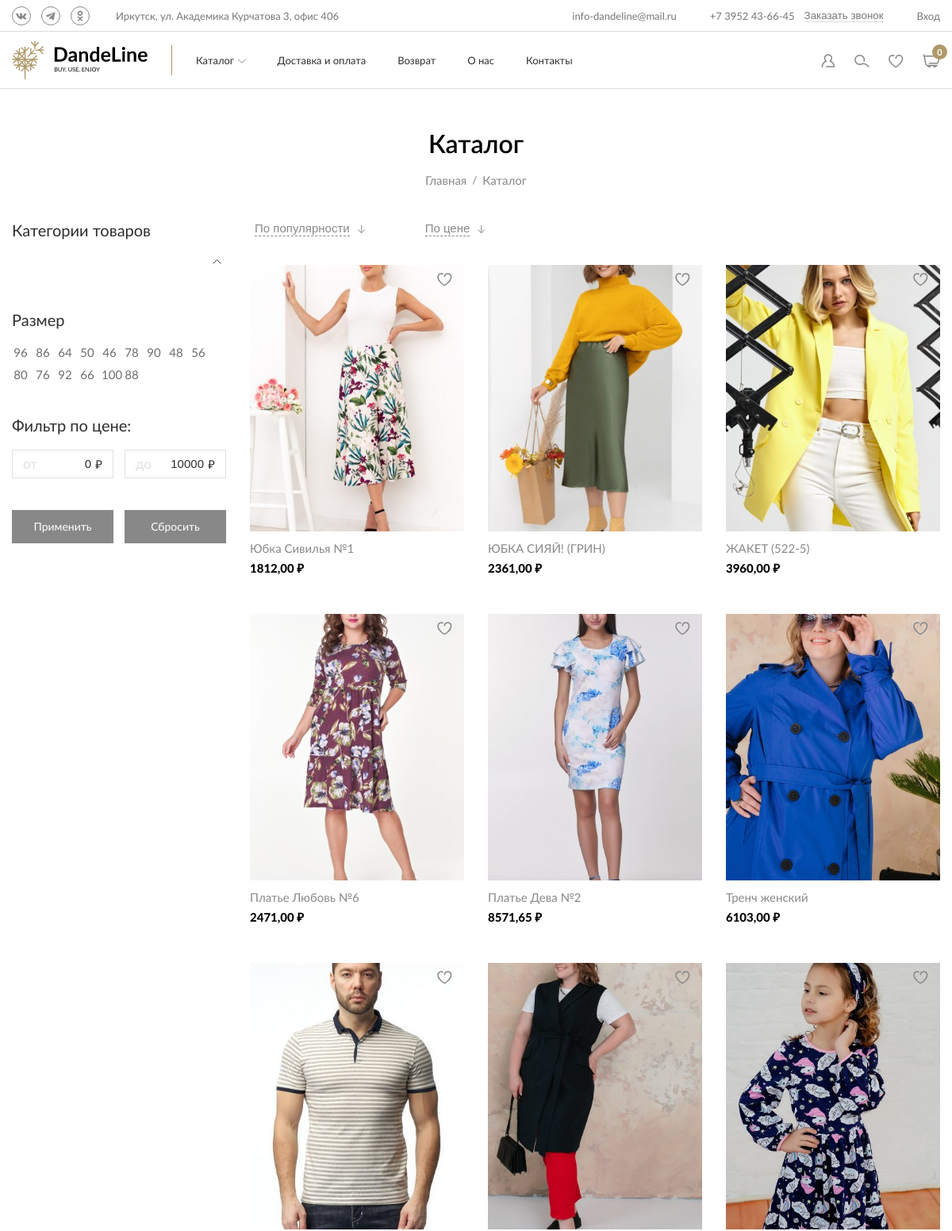
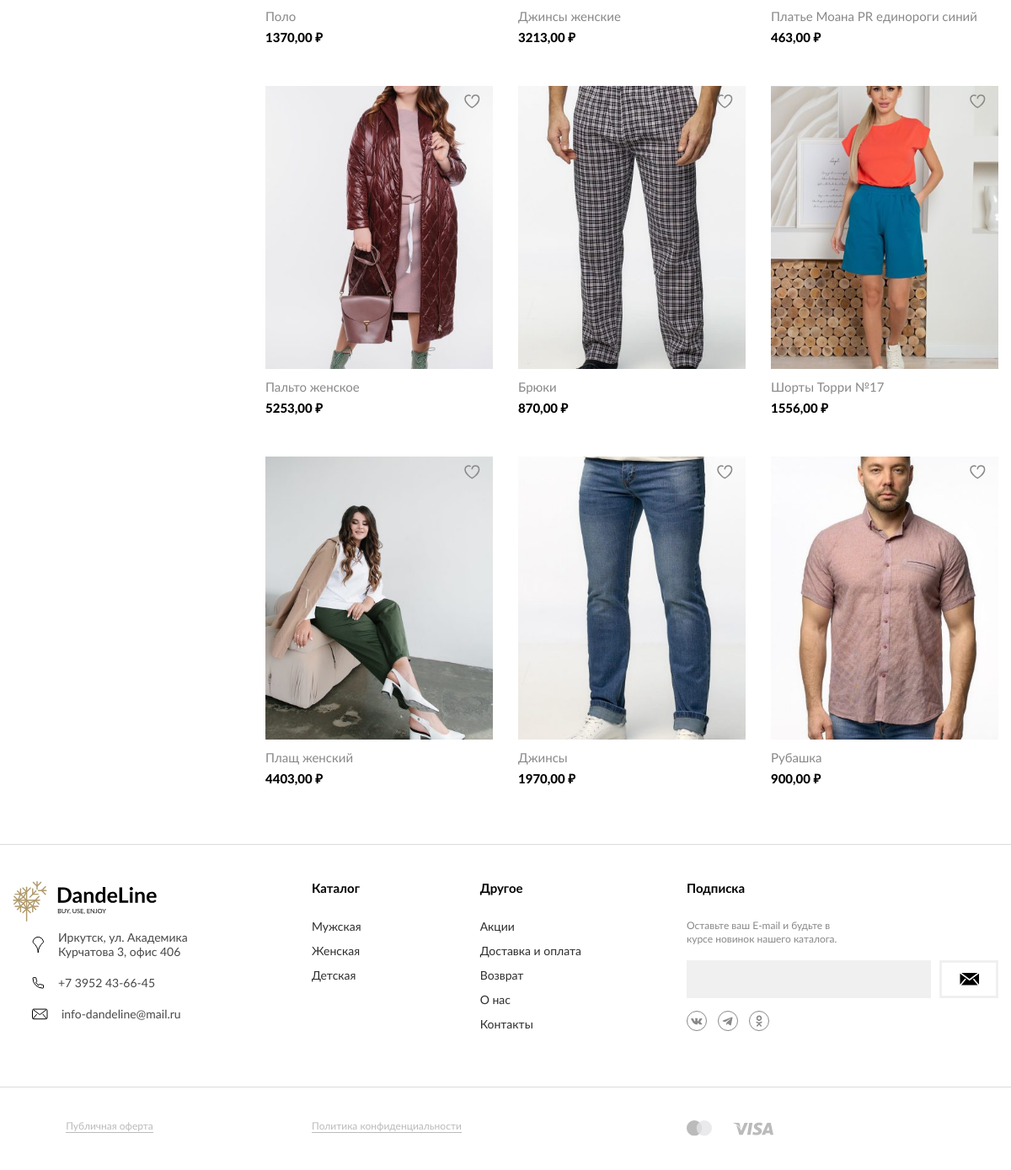
Page /catalog/ on the committed database (2 pictures, top to bottom).
### catalog/models.py (models this page shows, shortened)
class Size(models.Model):
    class Meta:
        ordering: Sequence[str] = ("order",)
        verbose_name = "Размер"
        verbose_name_plural = "Размеры"
    value = models.CharField(max_length=20)
    order = models.PositiveSmallIntegerField(default=0, db_index=True)
    def __str__(self) -> str:
        return self.value

class Product(models.Model):
    class Meta:
        verbose_name = "Продукт"
        verbose_name_plural = "Продукты"
    sku = models.CharField(max_length=15, unique=True, blank=True)
    category = TreeForeignKey(Category, on_delete=models.PROTECT)
    name = models.CharField(max_length=150)
    slug = models.SlugField(allow_unicode=True, unique=True, db_index=True)
    description = models.TextField(null=True, blank=True)
    price = models.DecimalField(max_digits=10, decimal_places=2)
    active = models.BooleanField(default=True)
    thumbnail = models.ImageField(
        upload_to="product/%Y/%m/%d/",
        default="placeholder.png",
        null=True,
        blank=True,
    )
    total_sales = models.PositiveIntegerField(default=0)
    created_at = models.DateTimeField(auto_now_add=True)
    updated_at = models.DateTimeField(auto_now=True)
    objects = ProductManager()
    def get_absolute_url(self) -> str:
        return reverse("catalog:product", kwargs={
            "slug": self.slug,
        })

### catalog/views.py (the view, shortened to what this page needs)
# urls.py: path("", views.products, name="products"),
def products(request: HttpRequest, path: str = "") -> HttpResponse:
    current_cat: Category | None = None
    descendants: list[Category] = []
    ancestors: list[Category] = []
    filter_form = FilterForm(data=request.GET or None)
    products: QuerySet[Product] = Product.objects.order_by("-created_at").distinct()
    paginator = Paginator(products, 15)
    page = request.GET.get("page")
    try:
        products = paginator.page(page)
    except PageNotAnInteger:
        products = paginator.page(1)
    except EmptyPage:
        if is_ajax(request):
            return HttpResponse("")
        products = paginator.page(paginator.num_pages)
    if is_ajax(request):
        return render(request, "catalog/_product_loop.html", {
            "products": products,
        })
    return render(request, "catalog/products.html", {
        "path": path,
        "ancestors": ancestors,
        "category": current_cat,
        "products": products,
        "filter_form": filter_form,
        "bookmark": Bookmark(request),
    })

### marketing/forms.py
class ContactForm(forms.ModelForm, FormCleanMixin):
    class Meta:
        model: type[Model] = Contact
        fields: Sequence[str] = ("name", "phone")
        widgets: dict[str, type[forms.Widget] | forms.Widget] = {
            "name": forms.TextInput(attrs={
                "class": "input__field",
                "placeholder": "Имя",
            }),
            "phone": forms.TextInput(attrs={
                "class": "input__field",
                "type": "tel",
                "placeholder": "Телефон",
                "data-phone-field": "",
            }),
        }

### bookmark/services/bookmark.py (called while the page is built)
    def __contains__(self, product: Product) -> bool:
        return product.id in self.bookmark

### cart/context_processors.py (called while the page is built)
def cart(request: HttpRequest) -> dict[str, Any]:
    cart = Cart(request)
    return {
        "cart": cart,
    }

### cart/services/cart.py (called while the page is built)
    @property
    def total_price(self) -> Decimal:
        return sum(item["total_price"] for item in self)

    def __iter__(self) -> dict[str, Any]:
        for variation_id in self.cart:
            item: dict[str, Any] = self.get_item(int(variation_id))
            yield item

    def __len__(self) -> int:
        return sum(item["quantity"] for item in self.cart.values())

### catalog/context_processors.py (called while the page is built)
def categories(_: HttpRequest) -> dict[str, Any]:
    return {
        "categories": Category.objects.all(),
    }

### catalog/managers.py (called while the page is built)
    def get_queryset(self) -> QuerySet:
        Variation = apps.get_model("catalog", "Variation")
        return (super().get_queryset()
            .prefetch_related(Prefetch(
                "variations",
                queryset=Variation.objects
                    .select_related("size")
                    .order_by("size__value")
                ,
                to_attr="sizes",
            ))
            .prefetch_related(Prefetch(
                "variations",
                queryset=Variation.objects
                    .select_related("color")
                    .order_by("color__value")
                ,
                to_attr="colors",
            ))
        )

### core/services/utils.py (called while the page is built)
def is_ajax(request: HttpRequest) -> bool:
    return request.headers.get("X-Requested-With") == "XMLHttpRequest"

### marketing/context_processors.py (called while the page is built)
def contact_form(_: HttpRequest) -> dict[str, Any]:
    contact_form = ContactForm(auto_id=False)
    return {
        "contact_form": contact_form,
    }

### catalog/templates/catalog/products.html (shortened to what this page needs)
{% extends 'base.html' %}
{% block heading %}
    {% if category %}
        {{ category.name }}
    {% else %}
        Каталог
    {% endif %}
{% endblock %}
{% block sidebar %}
    {% include 'catalog/_sidebar.html' %}
{% endblock %}
{% block content %}
    <div class="products">
        <div class="product-sorter products__sorter">
            <button class="product-sorter__btn {% if request.GET.order_by == '-total_sales' %}active{% endif %}" type="submit" form="catalogFilterForm" name="order_by" value="-total_sales">
                <span>По популярности</span>
                <svg xmlns="http://www.w3.org/2000/svg" width="10" height="12" fill="none" viewBox="0 0 10 12">
                    <path d="m.498 6.443 4.243 4.243 4.242-4.243M4.729.912v9.774" />
                </svg>
            </button>
            <button class="product-sorter__btn {% if request.GET.order_by == '-price' %}active{% endif %}" type="submit" form="catalogFilterForm" name="order_by" value="-price">
                <span>По цене</span>
                <svg xmlns="http://www.w3.org/2000/svg" width="10" height="12" fill="none" viewBox="0 0 10 12">
                    <path d="m.498 6.443 4.243 4.243 4.242-4.243M4.729.912v9.774" />
                </svg>
            </button>
        </div>
        <ul class="products__list products__list--3-cols">
            {% include 'catalog/_product_loop.html' with products=products %}
        </ul>
    </div>
{% endblock %}

### catalog/templates/catalog/_sidebar.html (shortened to what this page needs)
{% load mptt_tags %}
<aside class="sidebar sidebar--lg content__sidebar">
    {% if categories %}
        <section class="sidebar-section sidebar__section">
            <div class="sidebar-section__title">
                Категории товаров
            </div>
            <div class="category-nav">
                <ul class="category-nav__list">
                    {% recursetree categories %}
                        <li class="category-nav__item {% if node.id == category.id %}active{% endif %}">
                            {% if not node.is_leaf_node %}
                                <button class="category-nav__btn" type="button">
                                    <svg xmlns="http://www.w3.org/2000/svg" width="11" height="6" fill="none" viewBox="0 0 11 6">
                                        <path stroke="#2E2E2E" stroke-linecap="round" stroke-linejoin="round" d="m1 1 4.456 4.386L9.914 1" />
                                    </svg>
                                </button>
                                <div class="category-nav category-nav--sub">
                                </div>
                            {% endif %}
                        </li>
                    {% endrecursetree %}
                </ul>
            </div>
        </section>
    {% endif %}
    <form id="catalogFilterForm" class="filter-form" action="{% if path %}{% url 'catalog:products' path=path %}{% else %}{% url 'catalog:products' %}{% endif %}" method="GET">
        <section class="sidebar-section sidebar__section">
            <div class="sidebar-section__title">
                Размер
            </div>
            <div class="sizes sizes--sm product-info__sizes">
                <div class="sizes__list">
                    {% for choice in filter_form.size.field.choices %}
                        <label class="size sizes__item">
                            <span class="size__inner">
                                {{ choice.1 }}
                            </span>
                        </label>
                    {% endfor %}
                </div>
            </div>
        </section>
        <section class="sidebar-section sidebar__section">
            <div class="sidebar-section__title">
                Фильтр по цене:
            </div>
            <div class="price-filter">
                <div class="price-filter__inputs">
                    <div class="price-input price-filter__input">
                        {{ filter_form.price_from }}
                        <div class="price-input__label">
                        </div>
                        <div class="price-input__currency">
                        </div>
                    </div>
                    <div class="price-input price-filter__input">
                        {{ filter_form.price_to }}
                        <div class="price-input__label">
                        </div>
                        <div class="price-input__currency">
                        </div>
                    </div>
                </div>
            </div>
        </section>
        <div class="filter-form__btns">
            <button class="btn btn--gray filter-form__btn" type="submit">
                Применить
            </button>
            <button class="btn btn--gray filter-form__btn" type="reset">
                Сбросить
            </button>
        </div>
    </form>
</aside>

### catalog/templates/catalog/_product.html (shortened to what this page needs)
{% load static %}
<li class="product {{ class }}">
    <div class="product__inner">
        <div class="product-preview">
            <form class="product-preview__actions" action="{% url 'bookmark:update' product_id=product.id %}" method="POST">
                <button class="product-preview__action {% if product in bookmark %}active{% endif %}" type="submit" name="action" value="{% if product in bookmark %}remove{% else %}add{% endif %}">
                    <svg xmlns="http://www.w3.org/2000/svg" width="19" height="17" fill="none" viewBox="0 0 19 17">
                        <path stroke-miterlimit="10" stroke-width="1.5" d="M9.28 5.155a4.147 4.147 0 1 1 8.29 0v.225c-.2 5.733-8.29 10.338-8.29 10.338S1.209 11.113 1 5.382v-.225a4.147 4.147 0 0 1 6.594-3.344" />
                    </svg>
                </button>
            </form>
            <a href="{{ product.get_absolute_url }}">
                <img class="product-preview__image" src="{{ product.thumbnail.url }}" alt="{{ product.name }}">
            </a>
        </div>
        <div class="product__body">
            <a class="product__title product__title--sm" href="{{ product.get_absolute_url }}">
                {{ product.name }}
            </a>
            <div class="product-pricing product__pricing">
                <div class="product-pricing__price product-pricing__price--default">
                    {{ product.price }} ₽
                </div>
            </div>
        </div>
    </div>
</li>

### rows in the picture
Size: value "96"
Size: value "86"
Size: value "64"
Size: value "50"
Size: value "46"
Size: value "78"
Size: value "90"
Size: value "48"
Size: value "56"
Size: value "80"
Size: value "76"
Size: value "92"
Size: value "66"
Size: value "100"
Size: value "88"
Product: thumbnail (picture), name "Юбка Сивилья №1", price "1812,00"
Product: thumbnail (picture), name "ЮБКА СИЯЙ! (ГРИН)", price "2361,00"
Product: thumbnail (picture), name "ЖАКЕТ (522-5)", price "3960,00"
Product: thumbnail (picture), name "Платье Любовь №6", price "2471,00"
Product: thumbnail (picture), name "Платье Дева №2", price "8571,65"
Product: thumbnail (picture), name "Тренч женский", price "6103,00"
Product: thumbnail (picture), name "Поло", price "1370,00"
Product: thumbnail (picture), name "Джинсы женские", price "3213,00"
Product: thumbnail (picture), name "Платье Моана PR единороги синий", price "463,00"
Product: thumbnail (picture), name "Пальто женское", price "5253,00"
Product: thumbnail (picture), name "Брюки", price "870,00"
Product: thumbnail (picture), name "Шорты Торри №17", price "1556,00"
Product: thumbnail (picture), name "Плащ женский", price "4403,00"
Product: thumbnail (picture), name "Джинсы", price "1970,00"
Product: thumbnail (picture), name "Рубашка", price "900,00"

### other values in the picture
{{ cart|length }} "0"
